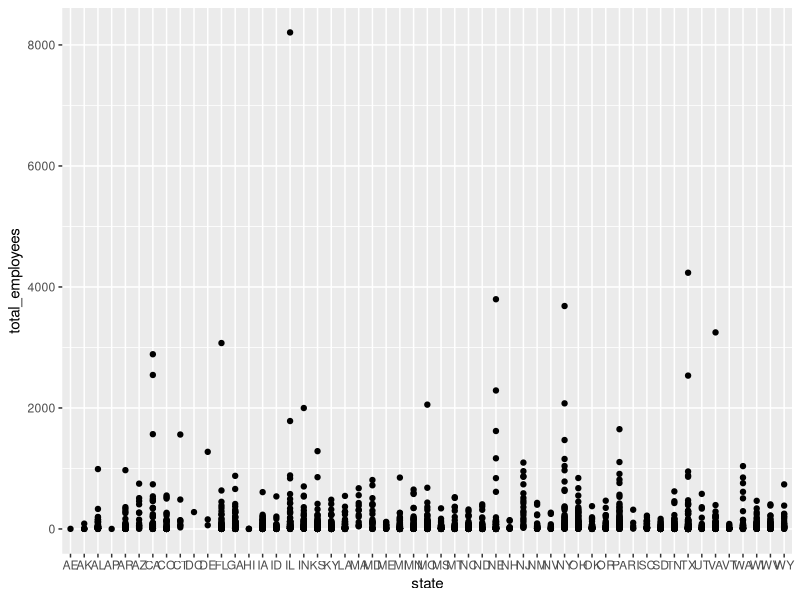

Recreate this plot in R.
## ---- chunk 1
#| label: setup
#| warning: false
#| message: false

library(tidyverse)
library(dplyr)

knitr::opts_chunk$set(echo = TRUE, warning=FALSE, message=FALSE)
## ---- chunk 2
railroads <- read_csv("_data/railroad_2012_clean_county.csv")
railroads
## ---- chunk 3
#| label: Summary
summary(railroads)
## ---- chunk 4
#| label: Select ()
## Selecting county and total employees
select(railroads, `county`, `total_employees`)
## ---- chunk 5
#| label: Mean ()
## Average # of employees in each state
railroads %>%
  group_by(state) %>%
  summarise(mean.employees = mean(total_employees, na.rm = TRUE))
## ---- chunk 6
#| label: filter ()
## filtering counties with up to 100 railroad employees
filter(railroads,`total_employees` <= 100)
## ---- chunk 7
#| label: the big stuff
summarize(railroads, mean.total_employees = mean(`total_employees`, na.rm = TRUE), median.total_employees = median(`total_employees`, na.rm = TRUE), min.total_employees = min(`total_employees`, na.rm = TRUE), max.total_employees = max(`total_employees`, na.rm = TRUE), sd.total_employees = sd(`total_employees`, na.rm = TRUE), var.total_employees = var(`total_employees`, na.rm = TRUE), IQR.total_employees = IQR(`total_employees`, na.rm = TRUE))
## ---- chunk 8
#| label: Visualizing Population Density
library(ggplot2)
ggplot(railroads, aes(x=state, y=total_employees)) + 
    geom_point()
